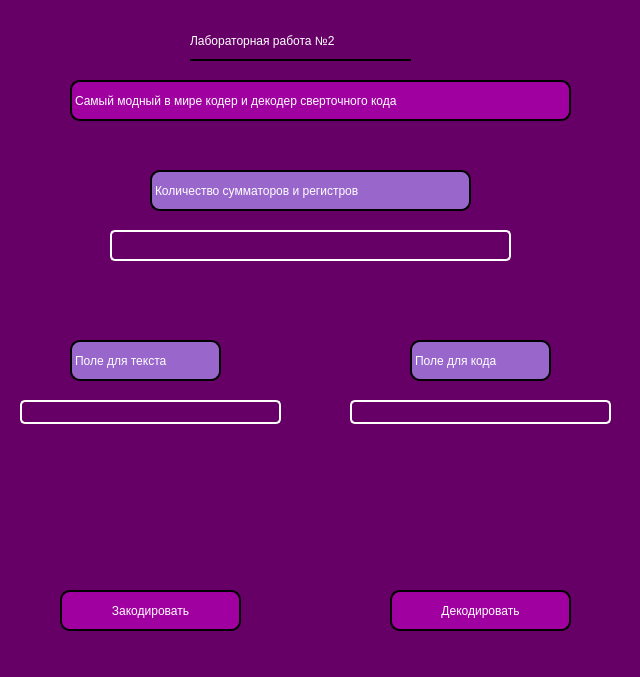
<?xml version="1.0" encoding="UTF-8"?>
<ui version="4.0">
 <class>MainWindow</class>
 <widget class="QMainWindow" name="MainWindow">
  <property name="enabled">
   <bool>true</bool>
  </property>
  <property name="geometry">
   <rect>
    <x>0</x>
    <y>0</y>
    <width>640</width>
    <height>677</height>
   </rect>
  </property>
  <property name="sizePolicy">
   <sizepolicy hsizetype="Preferred" vsizetype="Preferred">
    <horstretch>0</horstretch>
    <verstretch>0</verstretch>
   </sizepolicy>
  </property>
  <property name="minimumSize">
   <size>
    <width>628</width>
    <height>403</height>
   </size>
  </property>
  <property name="windowTitle">
   <string>MainWindow</string>
  </property>
  <property name="styleSheet">
   <string notr="true">background-color: #660066;
color: white;
font: 12pt &quot;verdana&quot;;</string>
  </property>
  <widget class="QWidget" name="centralwidget">
   <widget class="QPushButton" name="code_Btn">
    <property name="geometry">
     <rect>
      <x>60</x>
      <y>590</y>
      <width>181</width>
      <height>41</height>
     </rect>
    </property>
    <property name="sizePolicy">
     <sizepolicy hsizetype="Expanding" vsizetype="Expanding">
      <horstretch>0</horstretch>
      <verstretch>0</verstretch>
     </sizepolicy>
    </property>
    <property name="styleSheet">
     <string notr="true">border: 2px solid black;
border-radius: 10px;
background-color: #a000a0;

</string>
    </property>
    <property name="text">
     <string>Закодировать</string>
    </property>
   </widget>
   <widget class="QPushButton" name="decode_Btn">
    <property name="geometry">
     <rect>
      <x>390</x>
      <y>590</y>
      <width>181</width>
      <height>41</height>
     </rect>
    </property>
    <property name="sizePolicy">
     <sizepolicy hsizetype="Expanding" vsizetype="Expanding">
      <horstretch>0</horstretch>
      <verstretch>0</verstretch>
     </sizepolicy>
    </property>
    <property name="styleSheet">
     <string notr="true">border: 2px solid black;
border-radius: 10px;
background-color: #a000a0;</string>
    </property>
    <property name="text">
     <string>Декодировать</string>
    </property>
   </widget>
   <widget class="QLineEdit" name="entry_text">
    <property name="geometry">
     <rect>
      <x>20</x>
      <y>400</y>
      <width>261</width>
      <height>24</height>
     </rect>
    </property>
    <property name="styleSheet">
     <string notr="true">border-radius:5px;
border:2px solid white;</string>
    </property>
   </widget>
   <widget class="QLineEdit" name="reg">
    <property name="geometry">
     <rect>
      <x>110</x>
      <y>230</y>
      <width>401</width>
      <height>31</height>
     </rect>
    </property>
    <property name="sizePolicy">
     <sizepolicy hsizetype="Fixed" vsizetype="Fixed">
      <horstretch>0</horstretch>
      <verstretch>0</verstretch>
     </sizepolicy>
    </property>
    <property name="styleSheet">
     <string notr="true">border-radius:5px;
border:2px solid white;</string>
    </property>
   </widget>
   <widget class="QLineEdit" name="coded_text">
    <property name="geometry">
     <rect>
      <x>350</x>
      <y>400</y>
      <width>261</width>
      <height>24</height>
     </rect>
    </property>
    <property name="styleSheet">
     <string notr="true">border-radius:5px;
border:2px solid white;</string>
    </property>
   </widget>
   <widget class="QLabel" name="entry_label">
    <property name="geometry">
     <rect>
      <x>70</x>
      <y>340</y>
      <width>151</width>
      <height>41</height>
     </rect>
    </property>
    <property name="sizePolicy">
     <sizepolicy hsizetype="Preferred" vsizetype="Fixed">
      <horstretch>0</horstretch>
      <verstretch>0</verstretch>
     </sizepolicy>
    </property>
    <property name="styleSheet">
     <string notr="true">border:2px solid black;
border-radius:10px;
background-color:#9966CC;
</string>
    </property>
    <property name="text">
     <string>Поле для текста</string>
    </property>
   </widget>
   <widget class="QLabel" name="coded_label">
    <property name="geometry">
     <rect>
      <x>410</x>
      <y>340</y>
      <width>141</width>
      <height>41</height>
     </rect>
    </property>
    <property name="styleSheet">
     <string notr="true">border:2px solid black;
border-radius:10px;
background-color:#9966CC;</string>
    </property>
    <property name="text">
     <string>Поле для кода</string>
    </property>
   </widget>
   <widget class="QLabel" name="label">
    <property name="geometry">
     <rect>
      <x>150</x>
      <y>170</y>
      <width>321</width>
      <height>41</height>
     </rect>
    </property>
    <property name="styleSheet">
     <string notr="true">border:2px solid black;
border-radius:10px;
background-color:#9966CC;</string>
    </property>
    <property name="text">
     <string>Количество сумматоров и регистров</string>
    </property>
   </widget>
   <widget class="QLabel" name="label_2">
    <property name="geometry">
     <rect>
      <x>190</x>
      <y>20</y>
      <width>221</width>
      <height>41</height>
     </rect>
    </property>
    <property name="styleSheet">
     <string notr="true">border-bottom: 2px solid black
</string>
    </property>
    <property name="text">
     <string>Лабораторная работа №2 </string>
    </property>
   </widget>
   <widget class="QLabel" name="label_3">
    <property name="geometry">
     <rect>
      <x>70</x>
      <y>80</y>
      <width>501</width>
      <height>41</height>
     </rect>
    </property>
    <property name="styleSheet">
     <string notr="true">border: 2px solid black;
border-radius: 10px;
background-color: #a000a0;
</string>
    </property>
    <property name="text">
     <string>Самый модный в мире кодер и декодер сверточного кода</string>
    </property>
   </widget>
  </widget>
 </widget>
 <resources/>
 <connections/>
</ui>
